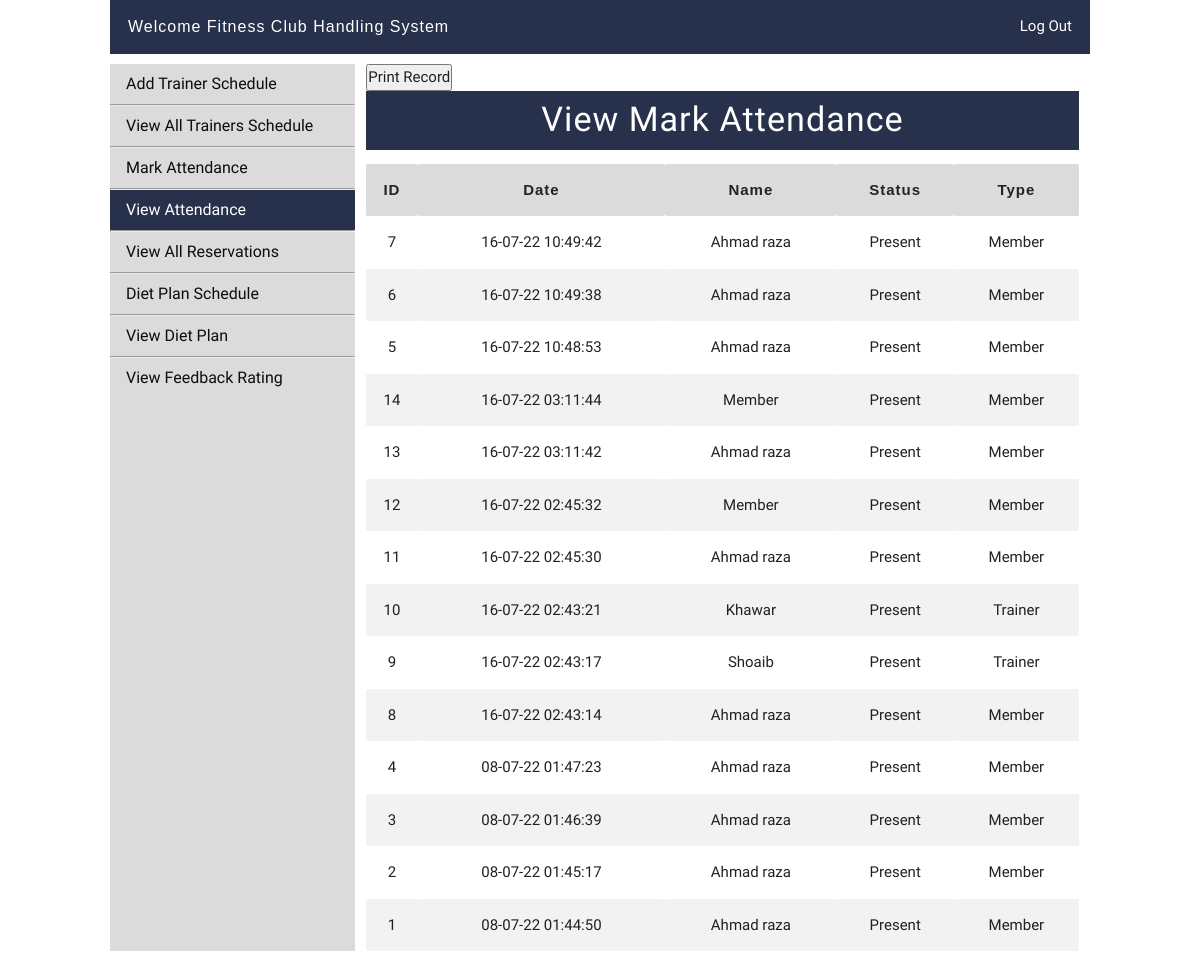
Page /adminpanel/adminarea.php?ViewAttendance on the committed database.
### tables this page shows
CREATE TABLE `attendance` (
  `id` int(10) NOT NULL,
  `u_name` varchar(50) DEFAULT NULL,
  `t_name` varchar(50) DEFAULT NULL,
  `status` varchar(50) DEFAULT NULL,
  `att_date` varchar(50) DEFAULT NULL
);

CREATE TABLE `students` (
  `student_id` int(100) NOT NULL,
  `student_name` varchar(100) NOT NULL,
  `student_email` text NOT NULL,
  `student_password` varchar(255) NOT NULL,
  `type` varchar(50) NOT NULL
);

### adminpanel/ViewAttendance.php (the view, shortened to what this page needs)
<button onClick="window.print()">Print Record</button>
<div class="row view_table">
    <div class="col 12 m12 l12" style="padding: 0 !important">
        <h4 class="center heading" style="margin-top: 0px;">View Mark Attendance</h4>
        <table>
            <tr>
                <th>ID</th>
                <th>Date</th>
                <th>Name</th>
                <th>Status</th>
                <th>Type</th>
            </tr>
            <?php
                $get_trainers = "select attendance.id,attendance.u_name,attendance.t_name,attendance.status,attendance.att_date ,students.type from attendance inner join students on students.student_name= attendance.u_name  order by att_date DESC";
                $run_trainers = mysqli_query($con, $get_trainers);
                while($row_trainers = mysqli_fetch_array($run_trainers)) {
                    $trainer_id = $row_trainers['id'];
                    $type = $row_trainers['att_date'];
                    $student_name = $row_trainers['u_name'];
                    $status = $row_trainers['status'];
                    $student_email = $row_trainers['type'];
            ?>
            <tr>
                <td><?php echo $trainer_id; ?></td>
                <td><?php echo $type ?></td>
                <td><?php echo $student_name ?></td>
                <td><?php echo $status ?></td>
                <td><?php echo $student_email ?></td>
            </tr>
            <?php } ?>
        </table>
    </div>
</div>

### css/style.css (style rules this page uses)
* { margin: 0; padding: 0; }
h4.heading { font-family: 'Julius Sans One', sans-serif; background: #27314b; color: #fff; padding: 10px 0px 12px 0px; letter-spacing: 1px; }
.view_table table th { text-align: center; background: #dbdbdb; color: #232323; font-family: sans-serif; letter-spacing: 1px; }
.view_table table td { text-align: center; }
.view_table table tr:nth-of-type(odd) { background: #f2f2f2; }

### rows in the picture
attendance: id "7", att_date "16-07-22 10:49:42", u_name "Ahmad raza", status "Present", students.type "Member"
attendance: id "6", att_date "16-07-22 10:49:38", u_name "Ahmad raza", status "Present", students.type "Member"
attendance: id "5", att_date "16-07-22 10:48:53", u_name "Ahmad raza", status "Present", students.type "Member"
attendance: id "14", att_date "16-07-22 03:11:44", u_name "Member", status "Present", students.type "Member"
attendance: id "13", att_date "16-07-22 03:11:42", u_name "Ahmad raza", status "Present", students.type "Member"
attendance: id "12", att_date "16-07-22 02:45:32", u_name "Member", status "Present", students.type "Member"
attendance: id "11", att_date "16-07-22 02:45:30", u_name "Ahmad raza", status "Present", students.type "Member"
attendance: id "10", att_date "16-07-22 02:43:21", u_name "Khawar", status "Present", students.type "Trainer"
attendance: id "9", att_date "16-07-22 02:43:17", u_name "Shoaib", status "Present", students.type "Trainer"
attendance: id "8", att_date "16-07-22 02:43:14", u_name "Ahmad raza", status "Present", students.type "Member"
attendance: id "4", att_date "08-07-22 01:47:23", u_name "Ahmad raza", status "Present", students.type "Member"
attendance: id "3", att_date "08-07-22 01:46:39", u_name "Ahmad raza", status "Present", students.type "Member"
attendance: id "2", att_date "08-07-22 01:45:17", u_name "Ahmad raza", status "Present", students.type "Member"
attendance: id "1", att_date "08-07-22 01:44:50", u_name "Ahmad raza", status "Present", students.type "Member"
